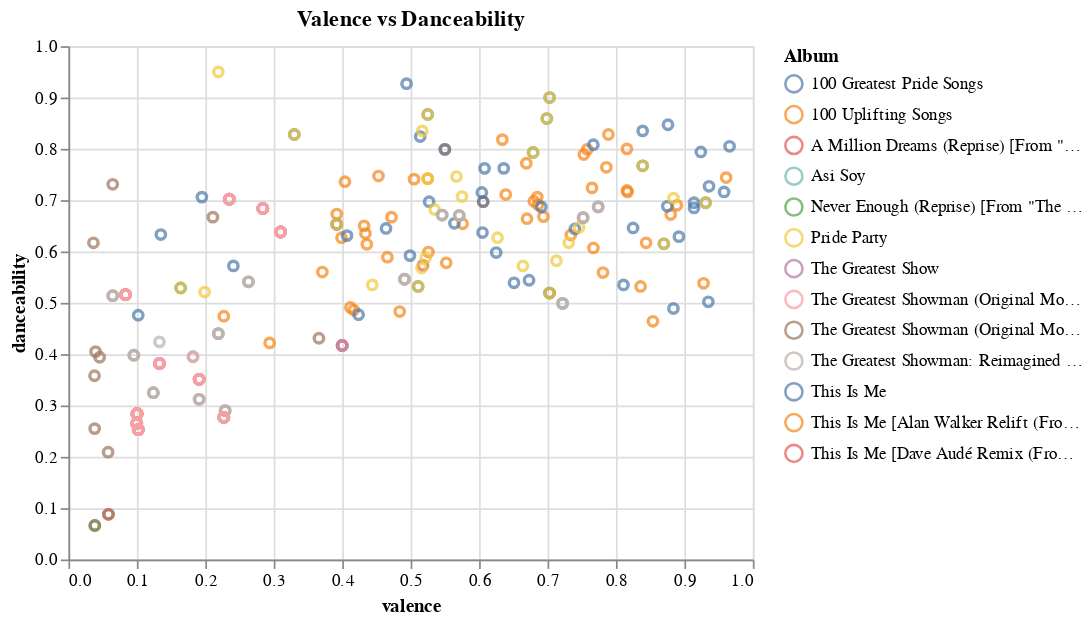

The code cell stored with this chart in its notebook:
### Code cell
(alt.Chart(df)
 .mark_point()
 .encode(
     x=alt.X("valence:Q"),
     y=alt.Y("danceability:Q"),
     color=alt.Color("album_name", title = "Album")
 ).properties(title = "Valence vs Danceability", width = 400, height = 300)
)

### Figure 1 — Vega-Lite specification as saved in the notebook (floating-point values rounded to 4 significant figures; data arrays with more than 128 entries replaced by an {"elided": "..."} marker saying what was removed)
{"usermeta": {"embedOptions": {"theme": "quartz"}}, "config": {"view": {"continuousWidth": 400, "continuousHeight": 300}}, "data": {"name": "data-7c217bc1fb231288d543a9477a661257"}, "mark": "point", "encoding": {"color": {"type": "nominal", "field": "album_name", "title": "Album"}, "x": {"type": "quantitative", "field": "valence"}, "y": {"type": "quantitative", "field": "danceability"}}, "height": 300, "title": "Valence vs Danceability", "width": 400, "$schema": "https://vega.github.io/schema/vega-lite/v4.8.1.json", "datasets": {"data-7c217bc1fb231288d543a9477a661257": {"elided": "264 records"}}}
